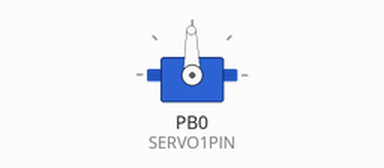
Bench run of a sketch on a simulated ATtiny85, built with avr-gcc and run on an emulated ATtiny85. Parts: servo. Random numbers use the default seed unless the sketch sets one.

Above: at 0.2 s.
At 16.66 s:
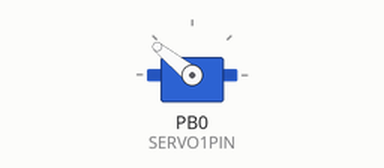
At 29.3 s:
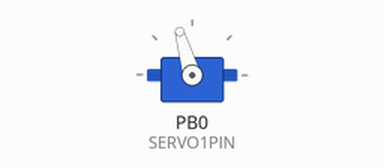
At 39.76 s:
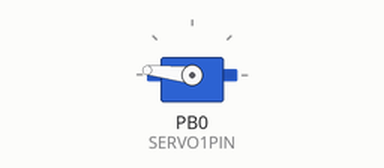
Timing chart, 0 to 40.0 s (numbered marks = the images above):
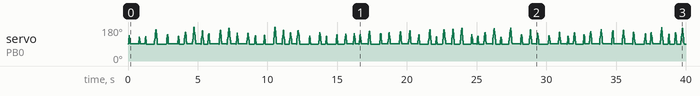

The sketch:

pocket01.ino
```cpp
/*******************************************************************
 * This is a program for pokehaji!
 * Written by Ayaka Ikezawa and Kasumi Yajima.
 *
 * Adafruit_SoftServoライブラリをgithubからダウンロードしてね！
 * https://github.com/adafruit/Adafruit_SoftServo
 *
 *******************************************************************/

#include <Adafruit_SoftServo.h>

#define SERVO1PIN 0   // サーボの信号線を0番ピンに！

Adafruit_SoftServo myServo1;

void setup() {
  //割り込みでサーボに信号を送るための準備
  OCR0A = 0xAF;
  TIMSK |= _BV(OCIE0A);

  //サーボの初期化
  myServo1.attach(SERVO1PIN);
  myServo1.write(90);
  delay(15);
}

void loop()  {
  int servoPos;
  int turnVal = random(130, 180);//ランダムで振る角度を決める

  for(int servoPos = 90 ; servoPos <= turnVal; servoPos +=2) {
    myServo1.write(servoPos);
    delay(random(1,5));
  }

  for(int servoPos = turnVal; servoPos >= 90; servoPos -=2) {
    myServo1.write(servoPos);
    delay(random(1,5));
  }

  delay(random(100,500));//タイミングもランダムにして動物っぽく！
  delay(150);
}

//割り込み処理用
volatile uint8_t counter = 0;
SIGNAL(TIMER0_COMPA_vect) {
  // 2ミリsecごとに呼ぶ
  counter += 2;
  // 20ミリsecごとにサーボをリフレッシュ
  if (counter >= 20) {
    counter = 0;
    myServo1.refresh();
  }
}
```
